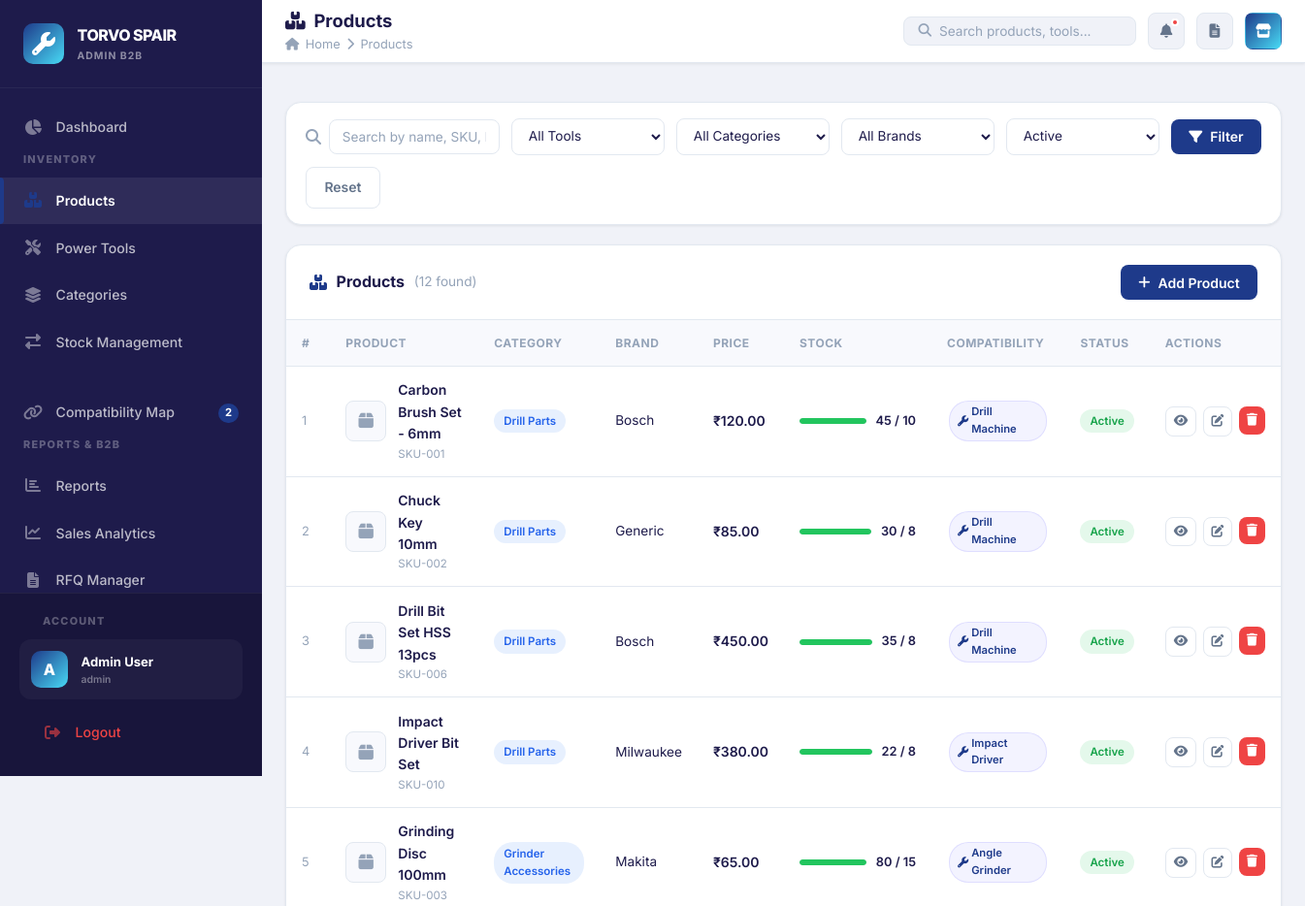
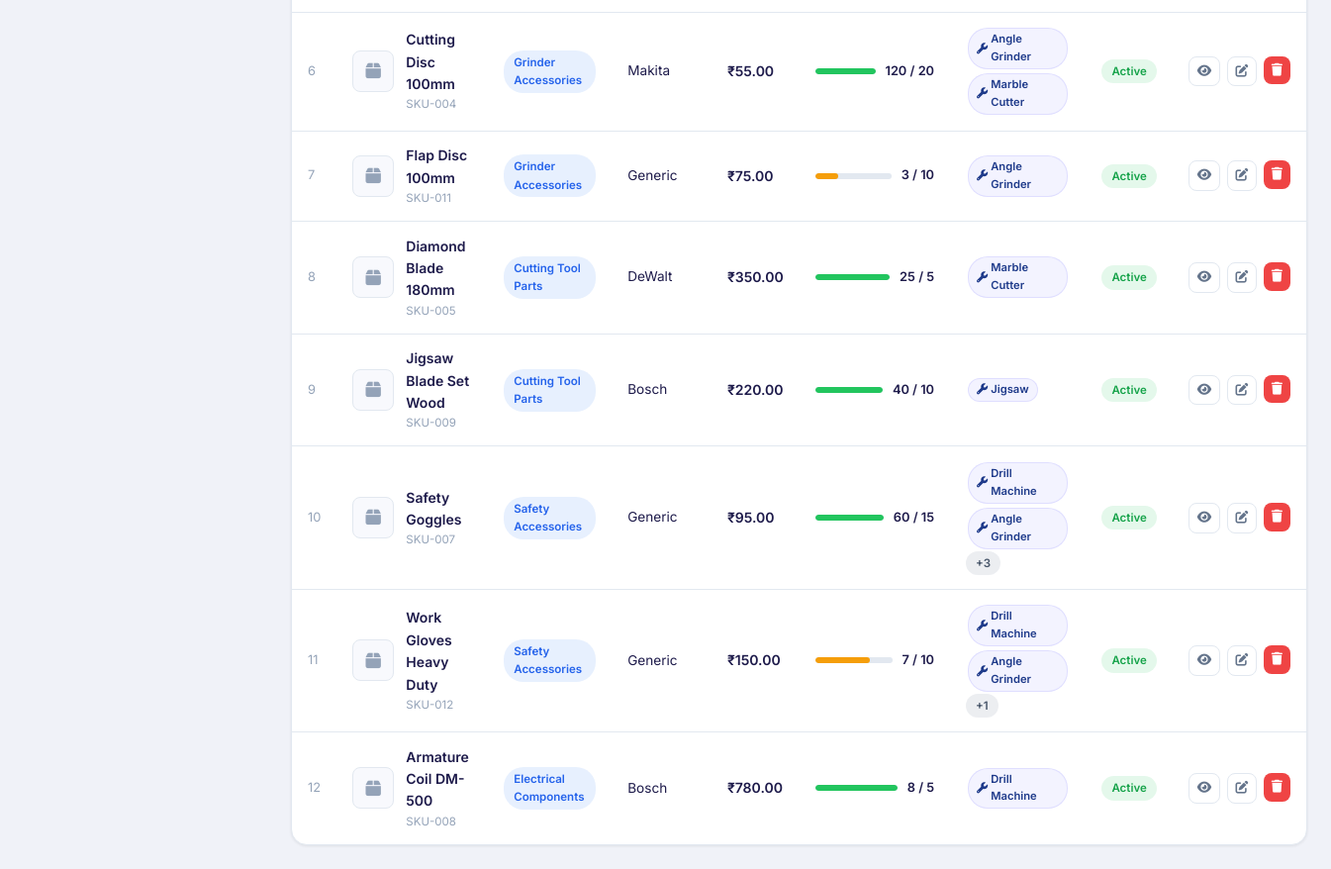
/pages/products.php (signed in), run on the app's committed database (2 pictures, top to bottom).
### tables this page shows
CREATE TABLE IF NOT EXISTS settings (
    setting_key VARCHAR(100) PRIMARY KEY,
    setting_value TEXT,
    category ENUM('frontend', 'admin', 'system') DEFAULT 'frontend',
    updated_at TIMESTAMP DEFAULT CURRENT_TIMESTAMP ON UPDATE CURRENT_TIMESTAMP
);

CREATE TABLE IF NOT EXISTS products (
    id INT AUTO_INCREMENT PRIMARY KEY,
    name VARCHAR(150) NOT NULL,
    sku VARCHAR(100) UNIQUE,
    category_id INT NOT NULL,
    brand VARCHAR(100),
    price DECIMAL(10,2) DEFAULT 0.00,
    quantity INT DEFAULT 0,
    min_stock INT DEFAULT 5,
    description TEXT,
    image VARCHAR(255),
    barcode VARCHAR(100),
    status ENUM('active', 'inactive') DEFAULT 'active',
    created_at TIMESTAMP DEFAULT CURRENT_TIMESTAMP,
    updated_at TIMESTAMP DEFAULT CURRENT_TIMESTAMP ON UPDATE CURRENT_TIMESTAMP,
    FOREIGN KEY (category_id) REFERENCES categories(id) ON DELETE CASCADE
);

CREATE TABLE IF NOT EXISTS categories (
    id INT AUTO_INCREMENT PRIMARY KEY,
    name VARCHAR(100) NOT NULL,
    description TEXT,
    status ENUM('active', 'inactive') DEFAULT 'active',
    created_at TIMESTAMP DEFAULT CURRENT_TIMESTAMP,
    updated_at TIMESTAMP DEFAULT CURRENT_TIMESTAMP ON UPDATE CURRENT_TIMESTAMP
);

### pages/products.php (the view, shortened to what the rows shown need)
<?php
include BASE_PATH . '/includes/header.php';
$db = getDB();
$status_f = sanitize($_GET['status'] ?? 'active');
$where = ['1=1'];
$params = [];
if ($status_f && $status_f !== 'all') { $where[] = 'p.status = ?'; $params[] = $status_f; }
$toolJoin = '';
$whereStr = implode(' AND ', $where);
$sql = "SELECT p.*, c.name AS category_name FROM products p
        JOIN categories c ON p.category_id = c.id
        $toolJoin
        WHERE $whereStr ORDER BY p.created_at DESC";
$stmt = $db->prepare($sql);
$stmt->execute($params);
$products = $stmt->fetchAll();
?>
<div class="page-body">
<div class="card">
    <?php if (empty($products)): ?>
        <div class="empty-state">
            <i class="fas fa-boxes"></i>
            <h3>No products found</h3>
            <p>Try adjusting your filters or add a new product.</p>
        </div>
    <?php else: ?>
    <div class="table-wrap">
        <table class="data-table">
            <thead>
                <tr>
                    <th>#</th>
                    <th>Product</th>
                    <th>Category</th>
                    <th>Brand</th>
                    <th>Price</th>
                    <th>Stock</th>
                    <th>Compatibility</th>
                    <th>Status</th>
                    <th>Actions</th>
                </tr>
            </thead>
            <tbody>
            <?php foreach ($products as $i => $p):
                $compSt = $db->prepare("SELECT t.name FROM tools t JOIN product_compatibility pc ON t.id=pc.tool_id WHERE pc.product_id=?");
                $compSt->execute([$p['id']]);
                $compatTools = $compSt->fetchAll(PDO::FETCH_COLUMN);
                $pct = $p['min_stock'] > 0 ? min(100, ($p['quantity'] / $p['min_stock']) * 100) : 100;
                $stockClass = $p['quantity'] == 0 ? 'stock-zero' : ($p['quantity'] <= $p['min_stock'] ? 'stock-low' : 'stock-ok');
            ?>
            <tr>
                <td style="color:var(--text-muted);font-size:0.8rem;"><?= $i+1 ?></td>
                <td>
                    <div style="display:flex;align-items:center;gap:0.75rem;">
                        <div class="product-thumb">
                            <?php if ($p['image'] && file_exists(UPLOAD_DIR . $p['image'])): ?>
                                <img src="<?= UPLOAD_URL . htmlspecialchars($p['image']) ?>" alt="">
                            <?php else: ?>
                                <i class="fas fa-box"></i>
                            <?php endif; ?>
                        </div>
                        <div>
                            <div style="font-weight:600;font-size:0.875rem;"><?= htmlspecialchars($p['name']) ?></div>
                            <div style="font-size:0.72rem;color:var(--text-muted);"><?= htmlspecialchars($p['sku']) ?></div>
                        </div>
                    </div>
                </td>
                <td><span class="badge-pill badge-info"><?= htmlspecialchars($p['category_name']) ?></span></td>
                <td style="font-size:0.85rem;"><?= htmlspecialchars($p['brand']) ?: '–' ?></td>
                <td style="font-weight:600;"><?= formatCurrency($p['price']) ?></td>
                <td>
                    <div class="stock-bar-wrap <?= $stockClass ?>">
                        <div class="stock-bar"><div class="stock-bar-fill" style="width:<?= min(100,$pct) ?>%"></div></div>
                        <span class="stock-qty"><?= $p['quantity'] ?> / <?= $p['min_stock'] ?></span>
                    </div>
                </td>
                <td>
                    <?php if (empty($compatTools)): ?>
                        <span style="color:var(--text-muted);font-size:0.78rem;">None</span>
                    <?php else: ?>
                        <?php foreach (array_slice($compatTools, 0, 2) as $ct): ?>
                            <span class="compat-tag"><i class="fas fa-wrench"></i><?= htmlspecialchars($ct) ?></span>
                        <?php endforeach; ?>
                        <?php if (count($compatTools) > 2): ?>
                            <span class="badge-pill badge-gray">+<?= count($compatTools)-2 ?></span>
                        <?php endif; ?>
                    <?php endif; ?>
                </td>
                <td>
                    <span class="badge-pill <?= $p['status']==='active' ? 'badge-success' : 'badge-gray' ?>">
                        <?= ucfirst($p['status']) ?>
                    </span>
                </td>
                <td>
                    <div style="display:flex;gap:0.4rem;">
                        <a href="product_detail.php?id=<?= $p['id'] ?>" class="btn btn-outline btn-sm btn-icon" data-tooltip="View Detail">
                            <i class="fas fa-eye"></i>
                        </a>
                        <button class="btn btn-outline btn-sm btn-icon"
                            onclick='editProduct(<?= json_encode($p) ?>, <?= json_encode($compatTools) ?>)'
                            data-tooltip="Edit">
                            <i class="fas fa-edit"></i>
                        </button>
                        <form method="POST" style="display:inline;" onsubmit="return confirmDelete('Delete this product?')">
                            <button type="submit" class="btn btn-danger btn-sm btn-icon" data-tooltip="Delete">
                                <i class="fas fa-trash"></i>
                            </button>
                        </form>
                    </div>
                </td>
            </tr>
            <?php endforeach; ?>
            </tbody>
        </table>
    </div>
    <?php endif; ?>
</div>
</div>
<?php include BASE_PATH . '/includes/footer.php'; ?>

### includes/header.php (shortened to what the rows shown need)
<?php
require_once BASE_PATH . '/config/database.php';
?>
<!DOCTYPE html>
<html lang="en">
<head>
    <link rel="stylesheet" href="https://cdnjs.cloudflare.com/ajax/libs/font-awesome/6.5.0/css/all.min.css">
    <link rel="stylesheet" href="<?= APP_URL ?>/assets/css/style.css">
</head>
<body>
<div class="app-layout">
<aside class="sidebar" id="sidebar">
    <div class="sidebar-header">
        <a href="<?= APP_URL ?>/pages/dashboard.php" class="sidebar-logo">
            <div class="logo-text">
                <span class="logo-main"><?= getSetting('site_title', 'TORVO SPAIR') ?></span>
                <span class="logo-sub">ADMIN B2B</span>
            </div>
        </a>
    </div>
</aside>
<div class="main-content">

### data on the page
settings: setting_value "TORVO SPAIR"
products: name "Carbon Brush Set - 6mm", sku "SKU-001", category.name "Drill Parts", brand "Bosch", price "₹120.00", quantity "45", min_stock "10", ct "Drill Machine", status "Active"
products: name "Chuck Key 10mm", sku "SKU-002", category.name "Drill Parts", brand "Generic", price "₹85.00", quantity "30", min_stock "8", ct "Drill Machine", status "Active"
products: name "Drill Bit Set HSS 13pcs", sku "SKU-006", category.name "Drill Parts", brand "Bosch", price "₹450.00", quantity "35", min_stock "8", ct "Drill Machine", status "Active"
products: name "Impact Driver Bit Set", sku "SKU-010", category.name "Drill Parts", brand "Milwaukee", price "₹380.00", quantity "22", min_stock "8", ct "Impact Driver", status "Active"
products: name "Grinding Disc 100mm", sku "SKU-003", category.name "Grinder Accessories", brand "Makita", price "₹65.00", quantity "80", min_stock "15", ct "Angle Grinder", status "Active"
products: name "Cutting Disc 100mm", sku "SKU-004", category.name "Grinder Accessories", brand "Makita", price "₹55.00", quantity "120", min_stock "20", ct "Angle Grinder", ct "Marble Cutter", status "Active"
products: name "Flap Disc 100mm", sku "SKU-011", category.name "Grinder Accessories", brand "Generic", price "₹75.00", quantity "3", min_stock "10", ct "Angle Grinder", status "Active"
products: name "Diamond Blade 180mm", sku "SKU-005", category.name "Cutting Tool Parts", brand "DeWalt", price "₹350.00", quantity "25", min_stock "5", ct "Marble Cutter", status "Active"
products: name "Jigsaw Blade Set Wood", sku "SKU-009", category.name "Cutting Tool Parts", brand "Bosch", price "₹220.00", quantity "40", min_stock "10", ct "Jigsaw", status "Active"
products: name "Safety Goggles", sku "SKU-007", category.name "Safety Accessories", brand "Generic", price "₹95.00", quantity "60", min_stock "15", ct "Drill Machine", ct "Angle Grinder", count($compatTools)-2 "3", status "Active"
products: name "Work Gloves Heavy Duty", sku "SKU-012", category.name "Safety Accessories", brand "Generic", price "₹150.00", quantity "7", min_stock "10", ct "Drill Machine", ct "Angle Grinder", count($compatTools)-2 "1", status "Active"
products: name "Armature Coil DM-500", sku "SKU-008", category.name "Electrical Components", brand "Bosch", price "₹780.00", quantity "8", min_stock "5", ct "Drill Machine", status "Active"

### other printed values
$initials "A"
$user['name'] "Admin User"
$user['role'] "admin"
$pageTitle "Products"
$pageBreadcrumb "Products"
count($products) "12"
